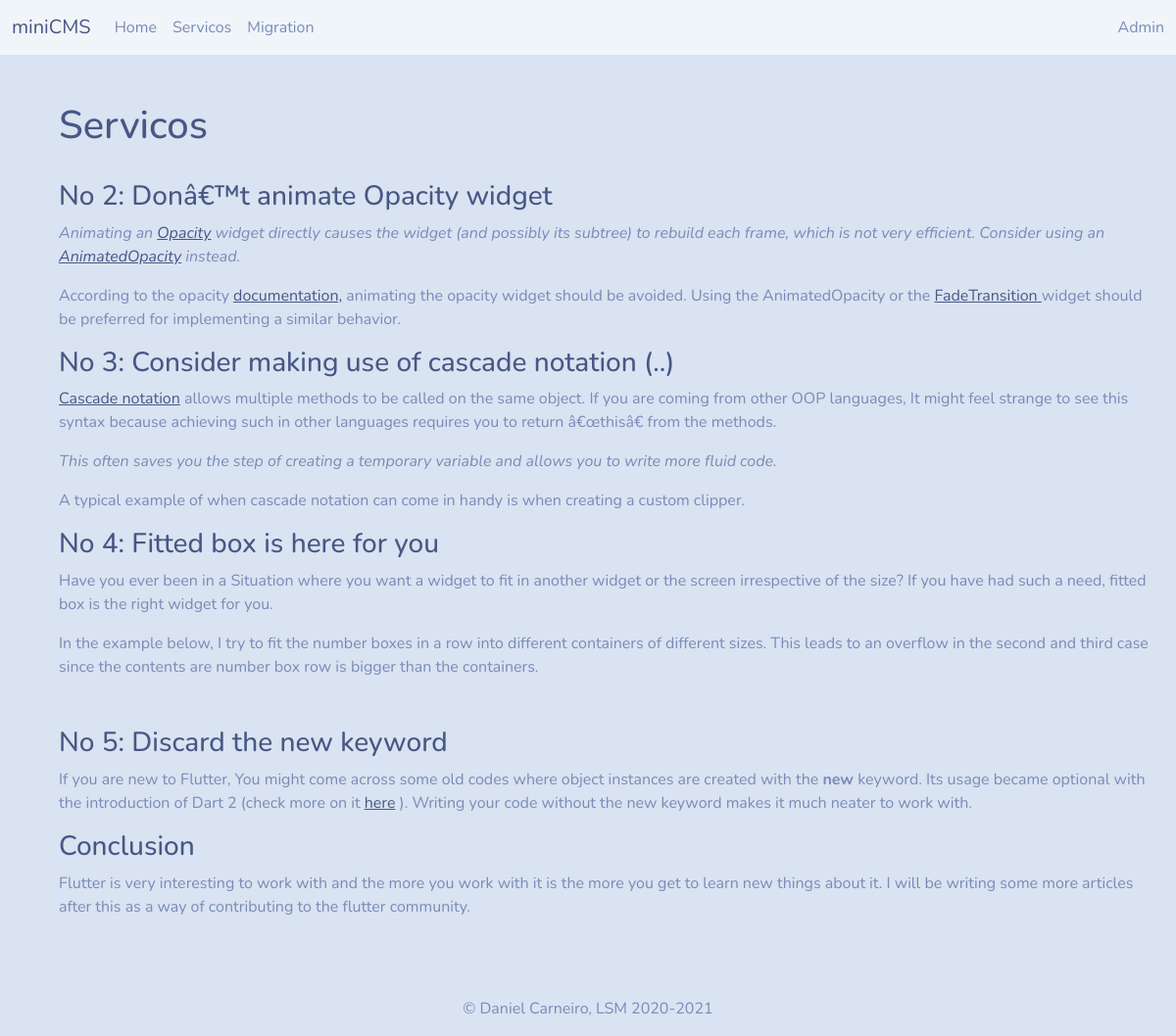
The page /pages/pagina.php?pag=servicos on the database its author committed.
### tables this page shows
CREATE TABLE `conteudos` (
  `id` int(11) NOT NULL,
  `pagina` varchar(50) NOT NULL,
  `titulo` varchar(50) NOT NULL,
  `texto` longtext NOT NULL,
  `autor` varchar(50) NOT NULL,
  `data` date NOT NULL
);

### pages/pagina.php (the view, shortened to what this page needs)
<?php
 $conn = connectDatabase();
 if ($_SERVER["REQUEST_METHOD"] == "GET") {
    if (isset($_GET["pag"])){
        $pag = $_GET["pag"];
        $sql = "SELECT id, pagina, titulo, texto FROM Conteudos WHERE pagina = '$pag'";
        $resultado = mysqli_query($conn, $sql);
        $row = mysqli_fetch_assoc($resultado);
    }
 }
?>
<!DOCTYPE html>
<html>
<head>
    <?php include "../includes/header.inc.php"; ?>
</head>
<body>
    <?php include "../includes/menu.inc.php"; ?>
    <main role="main">
        <div class="container m-5">
            <?php
            echo "<h1>" .$row["titulo"]. "</h1>";
            echo "<br/>";
            echo $row["texto"];
            ?>
        </div>
    </main>
    <?php include "../includes/footer.inc.php"; ?>
</body></html>

### includes/menu.inc.php (shortened to what this page needs)
 <nav class="navbar navbar-expand-lg navbar-light bg-light">
   <div class="container-fluid">
      <a class="navbar-brand" href="#">miniCMS</a>
      <div class="collapse navbar-collapse" id="navbarSupportedContent">
         <ul class="navbar-nav me-auto mb-2 mb-lg-0">
         <?php
            $s="localhost";
            $u="root";
            $p="";
            $b="miniCMS";
            $c = mysqli_connect($s, $u, $p, $b);
            $sqlQ = "SELECT * FROM Conteudos";
            $rs = mysqli_query($c, $sqlQ);
            while ($rr = mysqli_fetch_row($rs)) {
                echo "<li class='nav-item'>";
                echo "    <a class='nav-link' href='/miniCMS/pages/pagina.php?pag=$rr[1]''>$rr[2]</a>";
                echo "</li>";
            }
        ?>
         </ul>
         <div class="d-flex">
               <a class="nav-link active" aria-current="page" href="/miniCMS/admin">Admin</a>
         </div>
      </div>
   </div>
</nav>

### styles.css (style rules this page uses)
body { min-height: 100vh; display: flex; flex-direction: column; }

### rows shown on the page
conteudos: titulo "Home"
conteudos: titulo "Servicos", texto "No 2: Donâ€™t animate Opacity widget Animating an Opacity widget directly causes the widget (and possibly its subtree) to rebuild each frame, which is not very efficient. Consider using an AnimatedOpacity instead. According to the opacity documentation, animating the opacity widget should be avoided. Using the AnimatedOpacity or the FadeTransition widget should be preferred for implementing a similar behavior. No 3: Consider making use of cascade notation (..) Cascade notation allows multiple methods to be called on the same object. If you are coming from other OOP languages, It might feel strange to see this syntax because achieving such in other languages requires you to return â€œthisâ€…"
conteudos: titulo "Migration"
